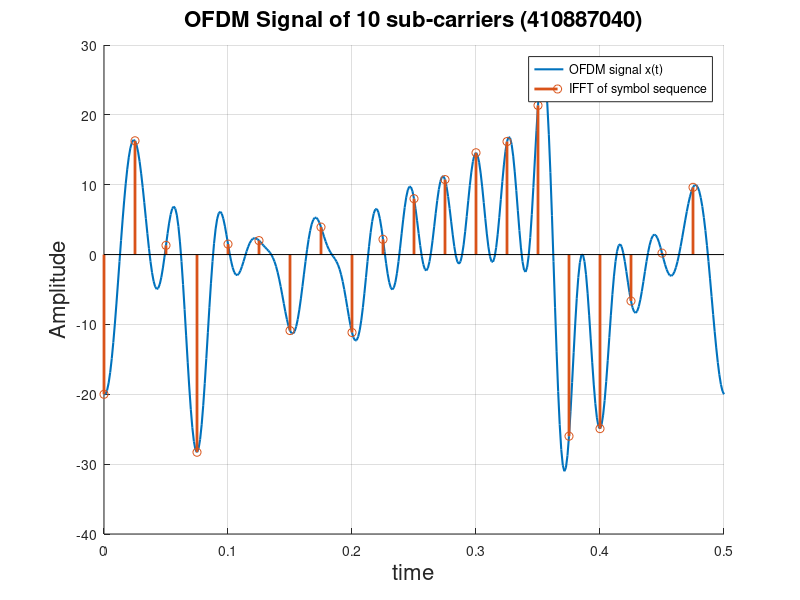

Write MATLAB code to recreate this figure.
clear all;
close all;
K = 10;
N = 2*K;
T = 0.5; % symbol duration

% 16 QAM constellation
A = zeros(4,4);
for i = 1:4
  for k = 1:4
     A(i,k) = (i-2.5)*2 + sqrt(-1)*(k-2.5)*2;
  end
end
A

% randomly generate K 16-QAM symbols
X = zeros(1,K);
for i = 1:K
   ind = 1+floor(16*rand);
   X(i) = A(ind);
end

% form conjugate symmetry sequence  X prime
Xp = [ real(X(1)) X(2:K) imag(X(1)) conj(X(K:-1:2)) ]; %<== Fill here. Form conjugate symmetry sequence  X prime

% form OFDM signal by interpolating the IDFT of X

t = 0:T/(20*N):T;
xt = zeros(size(t));
for k = 0:N-1
   xt = xt + Xp(k+1)*exp(1i*2*pi*k*t/T);
end

% IFFT of Xp, note that the definition of IFFT in OCTAVE may differ from that in textbook by a scalar.
xs = ifft(Xp)*N;
max_abs_imag_xs = max(abs(imag(xs)))  % whether xs is real or not    

hold on;
plot(t,real(xt), 'LineWidth', 1.5);
stem(0:T/N:(T-T/(20*N)),real(xs), 'LineWidth', 2);
grid;
legend('OFDM signal x(t)','IFFT of symbol sequence');
xlabel('time','fontsize',16,'fontname','Helvetica');
ylabel('Amplitude','fontsize',16,'fontname','Helvetica');
title(['OFDM Signal of ', num2str(K),' sub-carriers (410887040)'],'fontsize',16,'fontname','Helvetica');
fname = 'prob_08_02(410887040).png';
print (fname, '-dpng'); 

